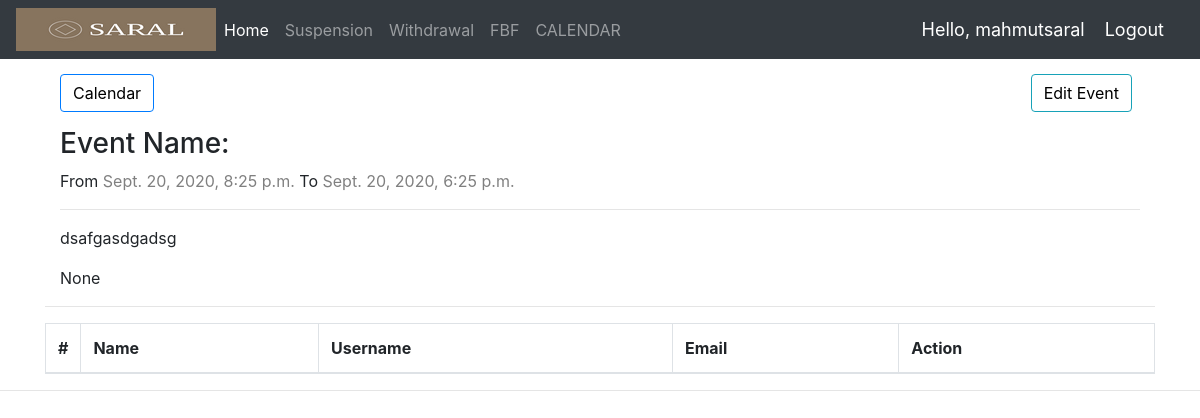
/event/4/details/ (signed in), run on the app's committed database.
### accounts/models.py (models this page shows, shortened)
class Event(models.Model):
     user = models.ForeignKey(User,related_name='User',null=True, on_delete=models.CASCADE)
     Scope = models.CharField(max_length=100,null=True)
     Personel_Adı = models.ForeignKey(Denetci_9001, null=True,on_delete=models.SET_NULL)
     description = models.TextField()
     start_time = models.DateTimeField()
     end_time = models.DateTimeField()
     created_date = models.DateTimeField(auto_now_add=True)

### accounts/views.py (the view)
# urls.py: path('event/<int:event_id>/details/', views.event_details, name='event-detail'),
@login_required(login_url='signup')
def event_details(request, event_id):
    event = Event.objects.get(id=event_id)
    eventmember = EventMember.objects.filter(event=event)
    context = {
        'event': event,
        'eventmember': eventmember
    }
    return render(request, 'accounts/event-details.html', context)

### templates/accounts/event-details.html (shortened to what this page needs)
{%  extends 'accounts/main.html' %}
{% block content %}
    <div class="container">
        <div class="clearfix">
            <a class="btn btn-primary left" href="{% url 'calendar' %}"> Calendar </a>
            <a class="btn btn-info right mr-2" href="{% url 'event_edit' event.pk %}"> Edit Event </a>
        </div>
        <div class="clearfix">
            <h3>Event Name: {{ event.title }}</h3>
            <p>From <span style="color: gray;">{{ event.start_time }}</span> To <span style="color: gray;">{{ event.end_time }}</span></p>
            <hr>
            <p>{{ event.description }}</p>
            <p>{{ event.Scope }}</p>
        </div>
        <hr>
        <table class="table table-bordered">
            <thead>
                <tr>
                  <th style="width: 10px">#</th>
                  <th>Name</th>
                  <th>Username</th>
                  <th>Email</th>
                  <th>Action</th>
                </tr>
              </thead>
        </table>
    </div>
{% endblock %}

### templates/accounts/navbar.html (shortened to what this page needs)
{% load static %}
<nav class="navbar navbar-expand-lg navbar-dark bg-dark" >
  <img src="{% static 'images/saral.png' %}">
  <div class="collapse navbar-collapse" id="navbarNav">
    <ul class="navbar-nav">
      <li class="nav-item active">
        <a class="nav-link" href="{%url 'dashboard'%}">Home</a>
      </li>
      <li class="nav-item">
        <a class="nav-link" href="{%url 'suspension'%}">Suspension</a>
      </li>
      <li class="nav-item">
        <a class="nav-link" href="{%url 'withdrawal'%}">Withdrawal</a>
      </li>
      <li class="nav-item">
        <a class="nav-link" href="{%url 'fbf'%}">FBF</a>
      </li>
      <li class="nav-item">
        <a class="nav-link" href="{%url 'calendar'%}">CALENDAR</a>
      </li>
    </ul>
  </div>
  <span class="hello-msg">Hello, {{request.user}}</span>
  <span ><a  class="hello-msg" href="{% url 'logout' %}">Logout</a></span>
</nav>

### static/css/main.css (style rules this page uses)
ul { height: 100%; padding: 0px 5px 0px 20px; }
a { color: #17a2b8; }
.left { float: left; }
.right { float: right; }
.btn { outline: none; color: black; background-color: transparent; box-shadow: 0 0 0 0; }
.clearfix { margin: 15px; }

### templates/accounts/navbar.html (style rules this page uses)
.hello-msg { font-size: 18px; color: #fff; margin-right: 20px; }

### data on the page
Event: start_time "Sept. 20, 2020, 8:25 p.m.", end_time "Sept. 20, 2020, 6:25 p.m.", description "dsafgasdgadsg", Scope "None"

### other printed values
{{ request.user }} "mahmutsaral"
